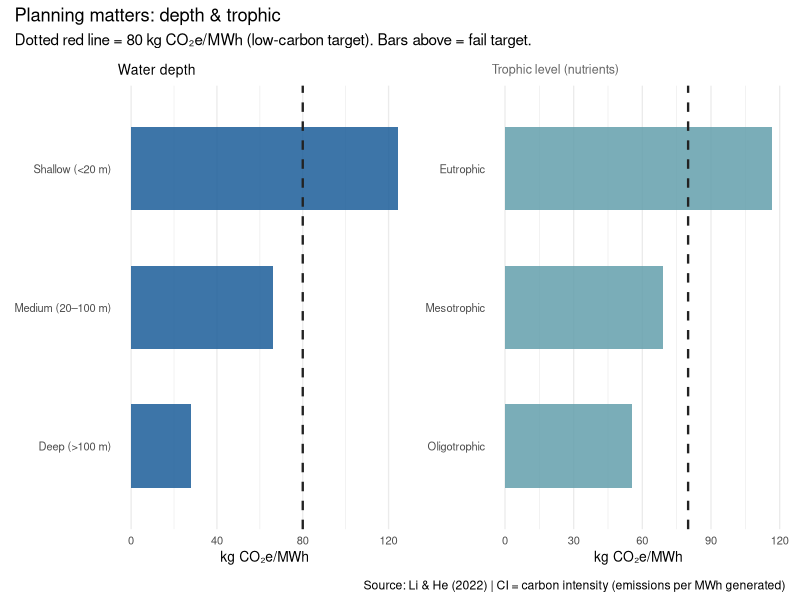
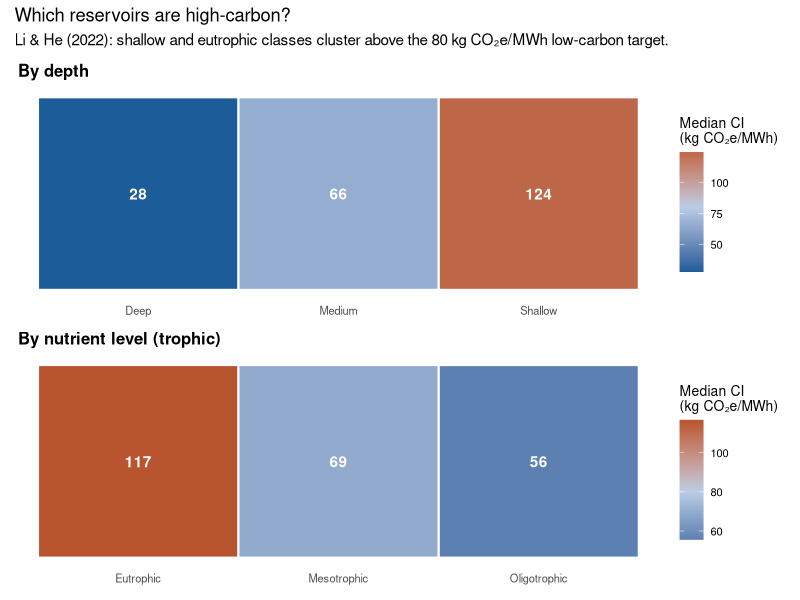

These figures' R source, in order:
## ---- chunk 1
#| warning: false
#| message: false
knitr::opts_chunk$set(fig.width = 6, fig.height = 5, dpi = 150)
library(tidyverse)
## ---- chunk 2
#| warning: false
#| message: false
library(patchwork)

# Li & He (2022) Table S3
depth_ci <- tribble(
  ~class,                  ~ci,
  "Shallow (<20 m)",       124.5,
  "Medium (20–100 m)",      66.0,
  "Deep (>100 m)",          27.7
)

trophic_ci <- tribble(
  ~class,            ~ci,
  "Oligotrophic",     55.6,
  "Mesotrophic",      69.1,
  "Eutrophic",       116.7
)
## ---- chunk 3
#| warning: false
#| message: false
p1 <- ggplot(depth_ci, aes(x = fct_reorder(class, ci), y = ci)) +
  geom_col(fill = "#1c5d99", width = 0.6, alpha = 0.85) +
  geom_hline(yintercept = 80, linetype = "dashed", color = "#222222", linewidth = 0.8) +
  coord_flip() +
  labs(subtitle = "Water depth", x = NULL, y = "kg CO₂e/MWh") +
  theme_minimal(base_size = 10) +
  theme(panel.grid.major.y = element_blank())

p2 <- ggplot(trophic_ci, aes(x = fct_reorder(class, ci), y = ci)) +
  geom_col(fill = "#639fab", width = 0.6, alpha = 0.85) +
  geom_hline(yintercept = 80, linetype = "dashed", color = "#222222", linewidth = 0.8) +
  coord_flip() +
  labs(subtitle = "Trophic level (nutrients)", x = NULL, y = "kg CO₂e/MWh") +
  theme_minimal(base_size = 10) +
  theme(panel.grid.major.y = element_blank())

(p1 | p2) +
  plot_annotation(
    title = "Planning matters: depth & trophic",
    subtitle = "Dotted red line = 80 kg CO₂e/MWh (low-carbon target). Bars above = fail target.",
    caption = "Source: Li & He (2022) | CI = carbon intensity (emissions per MWh generated)"
  ) +
  theme(
    plot.title = element_text(face = "bold"),
    plot.subtitle = element_text(size = 9, color = "gray40"),
    plot.caption = element_text(size = 8, color = "gray50")
  )
## ---- chunk 4
#| warning: false
#| message: false
# Simple CI “risk strips” for depth and trophic level

depth_heat <- depth_ci %>%
  mutate(
    depth_simple = case_when(
      str_detect(class, "Shallow") ~ "Shallow",
      str_detect(class, "Medium")  ~ "Medium",
      str_detect(class, "Deep")    ~ "Deep",
      TRUE ~ class
    )
  ) %>%
  ggplot(aes(x = depth_simple, y = 1, fill = ci)) +
  geom_tile(color = "white", linewidth = 0.7) +
  geom_text(aes(label = round(ci)), color = "white", fontface = "bold") +
  scale_fill_gradient2(
    low = "#1c5d99", mid = "#bbcde5", high = "#b8552e",
    midpoint = 80,
    name = "Median CI\n(kg CO₂e/MWh)"
  ) +
  labs(
    title = "By depth",
    x = NULL, y = NULL
  ) +
  theme_minimal(base_size = 10) +
  theme(
    axis.text.y = element_blank(),
    axis.ticks = element_blank(),
    panel.grid = element_blank(),
    plot.title = element_text(face = "bold")
  )

trophic_heat <- trophic_ci %>%
  ggplot(aes(x = class, y = 1, fill = ci)) +
  geom_tile(color = "white", linewidth = 0.7) +
  geom_text(aes(label = round(ci)), color = "white", fontface = "bold") +
  scale_fill_gradient2(
    low = "#1c5d99", mid = "#bbcde5", high = "#b8552e",
    midpoint = 80,
    name = "Median CI\n(kg CO₂e/MWh)"
  ) +
  labs(
    title = "By nutrient level (trophic)",
    x = NULL, y = NULL
  ) +
  theme_minimal(base_size = 10) +
  theme(
    axis.text.y = element_blank(),
    axis.ticks = element_blank(),
    panel.grid = element_blank(),
    plot.title = element_text(face = "bold")
  )

depth_heat / trophic_heat +
  plot_annotation(
    title = "Which reservoirs are high‑carbon?",
    subtitle = "Li & He (2022): shallow and eutrophic classes cluster above the 80 kg CO₂e/MWh low‑carbon target."
  )
